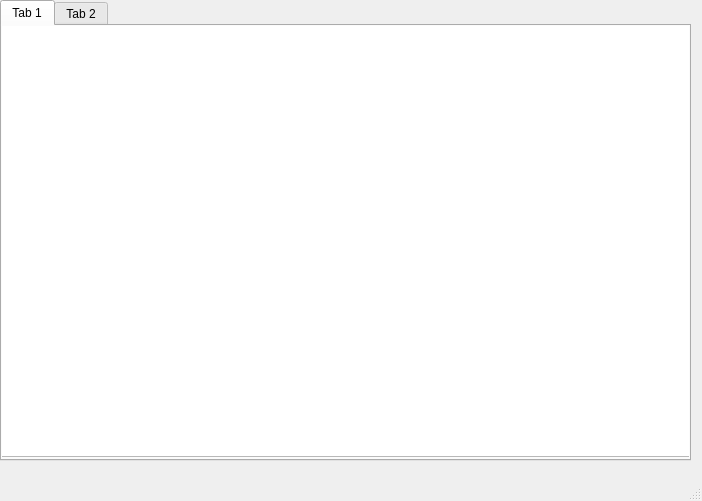
<?xml version="1.0" encoding="UTF-8"?>
<ui version="4.0">
 <class>PendingCommits</class>
 <widget class="QMainWindow" name="PendingCommits">
  <property name="geometry">
   <rect>
    <x>0</x>
    <y>0</y>
    <width>702</width>
    <height>501</height>
   </rect>
  </property>
  <property name="windowTitle">
   <string>Pending Commits</string>
  </property>
  <widget class="QWidget" name="centralwidget">
   <widget class="QTabWidget" name="tabWidget">
    <property name="geometry">
     <rect>
      <x>0</x>
      <y>0</y>
      <width>691</width>
      <height>461</height>
     </rect>
    </property>
    <property name="currentIndex">
     <number>0</number>
    </property>
    <widget class="QWidget" name="tab">
     <attribute name="title">
      <string>Tab 1</string>
     </attribute>
     <widget class="QTreeWidget" name="commitsList">
      <property name="geometry">
       <rect>
        <x>-110</x>
        <y>-70</y>
        <width>801</width>
        <height>501</height>
       </rect>
      </property>
      <property name="minimumSize">
       <size>
        <width>691</width>
        <height>0</height>
       </size>
      </property>
      <property name="alternatingRowColors">
       <bool>true</bool>
      </property>
      <column>
       <property name="text">
        <string>Message</string>
       </property>
      </column>
      <column>
       <property name="text">
        <string>Revisions</string>
       </property>
      </column>
      <column>
       <property name="text">
        <string>Author</string>
       </property>
      </column>
     </widget>
    </widget>
    <widget class="QWidget" name="tab_2">
     <attribute name="title">
      <string>Tab 2</string>
     </attribute>
    </widget>
   </widget>
  </widget>
  <widget class="QStatusBar" name="statusbar">
   <property name="sizePolicy">
    <sizepolicy hsizetype="Preferred" vsizetype="Preferred">
     <horstretch>0</horstretch>
     <verstretch>0</verstretch>
    </sizepolicy>
   </property>
  </widget>
 </widget>
 <resources/>
 <connections/>
</ui>
